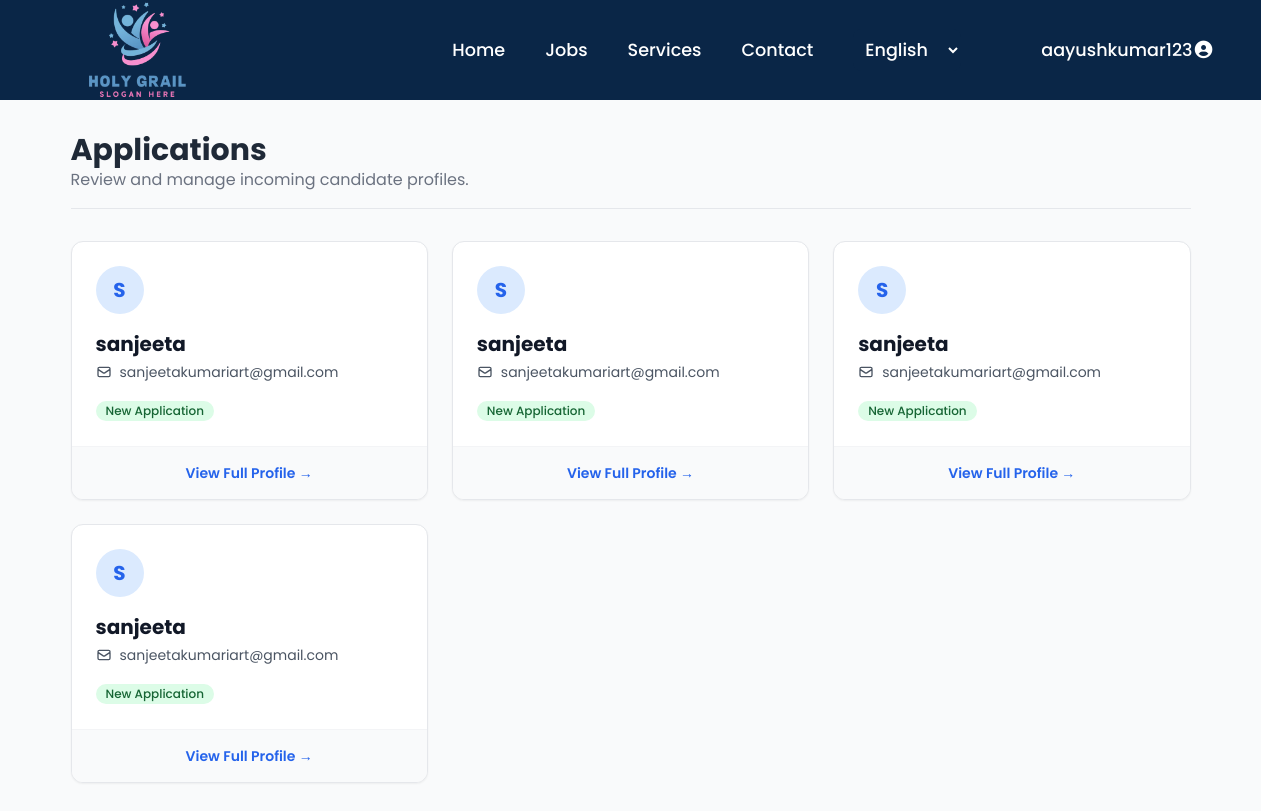
The app's page /candidate/ (signed in) with its own data.
### jobs/models.py (models this page shows, shortened)
class JobApplication(models.Model):
    STATUS_CHOICES = [
        ("applied", "Applied"),
        ("reviewing", "Under Review"),
        ("shortlisted", "Shortlisted"),
        ("rejected", "Rejected"),
        ("hired", "Hired"),
    ]
    job = models.ForeignKey("Job", on_delete=models.CASCADE,related_name="applications")
    applicant = models.ForeignKey(settings.AUTH_USER_MODEL, on_delete=models.CASCADE)
    resume = models.FileField(upload_to="resumes/")
    applied_at = models.DateTimeField(auto_now_add=True)
    cover_letter = models.TextField(blank=True, null=True)
    status = models.CharField(
        max_length=20,
        choices=STATUS_CHOICES,
        default="applied"
    )

### Pages/views.py (the view)
# urls.py: path("candidate/", views.candidate, name="candidate"),
@login_required
def candidate(request):
    applications = JobApplication.objects.all()
    return render(request, "Pages/profile_list.html", {
        "applications": applications
    })

### templates/pages/profile_list.html (shortened to what this page needs)
{% extends "home.html" %}
{% load static %}
{% block body %}
<div class="max-w-6xl mx-auto px-4 py-8">
    <div class="mb-8 border-b border-gray-200 pb-4">
        <h1 class="text-3xl font-bold text-gray-800">Applications</h1>
        <p class="text-gray-500">Review and manage incoming candidate profiles.</p>
    </div>
    <div class="grid grid-cols-1 md:grid-cols-2 lg:grid-cols-3 gap-6">
        {% for app in applications %}
        <div class="group bg-white border border-gray-200 shadow-sm hover:shadow-lg transition-shadow duration-300 rounded-xl overflow-hidden flex flex-col">
            <div class="p-6">
                <div class="w-12 h-12 bg-blue-100 text-blue-600 rounded-full flex items-center justify-center mb-4 font-bold text-xl uppercase">
                    {{ app.applicant.username |slice:":1" }}
                </div>
                <h2 class="text-xl font-bold text-gray-900 mb-1 group-hover:text-blue-600 transition-colors">
                    {{ app.applicant.username  }}
                </h2>
                <p class="text-sm text-gray-600 mb-4 flex items-center">
                    <svg class="w-4 h-4 mr-2" fill="none" stroke="currentColor" viewBox="0 0 24 24"><path stroke-linecap="round" stroke-linejoin="round" stroke-width="2" d="M3 8l7.89 5.26a2 2 0 002.22 0L21 8M5 19h14a2 2 0 002-2V7a2 2 0 00-2-2H5a2 2 0 00-2 2v10a2 2 0 002 2z"></path></svg>
                    {{ app.applicant.email }}
                </p>
                <span class="inline-flex items-center px-2.5 py-0.5 rounded-full text-xs font-medium bg-green-100 text-green-800">
                    New Application
                </span>
            </div>
            <div class="mt-auto bg-gray-50 border-t border-gray-100 p-4">
                <a href="{% url 'Pages:candidate_profile' app.id %}"
                   class="block text-center text-sm font-semibold text-blue-600 hover:text-blue-800 transition-colors">
                    View Full Profile &rarr;
                </a>
            </div>
        </div>
        {% empty %}
        <div class="col-span-full text-center py-20 bg-gray-50 rounded-xl border-2 border-dashed border-gray-300">
            <p class="text-gray-500 italic">No applications found at this time.</p>
        </div>
        {% endfor %}
    </div>
</div>
{% endblock body %}
{% block jsfile %}
<script src="https://cdn.tailwindcss.com"></script>
{% endblock jsfile %}

### templates/home.html (shortened to what this page needs)
{% load static %}
<!DOCTYPE html>
<html lang="en">
  <head>
    {% block csslink %}
      <link rel="stylesheet" href="{%static 'css/style.css' %}">
      <link rel="stylesheet" href="https://cdnjs.cloudflare.com/ajax/libs/font-awesome/7.0.1/css/all.min.css" />
    {% endblock csslink %}
    <script src="https://cdn.tailwindcss.com"></script>
    <link href="https://unpkg.com/boxicons@2.1.4/css/boxicons.min.css" rel="stylesheet" />
  </head>
  <body class="font-poppins relative bg-gray-50">
    <header class="bg-primary sticky top-0 z-50">
      <nav class="max-w-[1200px] mx-auto px-4">
        <div id="navbar" class="flex justify-between items-center h-[100px]">
          {% if user.profile.role == "seeker" %}
            <a href="{% url 'accounts:seeker_dashboard' %}">
              <img
                class="w-[100px] md:w-[180px]"
                src="{% static 'images/logo.png' %}"
                alt="LOGO"
              />
            </a>
          {% else %}
            <a href="{% url 'accounts:provider_dashboard' %}">
              <img
                class="w-[100px] md:w-[180px]"
                src="{% static 'images/logo.png' %}"
                alt="LOGO"
              />
            </a>
          {% endif %}
          <ul
            id="menu"
            class="hidden md:flex items-center list-none space-x-0 md:space-x-10 text-white font-medium text-[1.1rem]"
          >
          {% if user.profile.role == "seeker" %}
          <li>
            <a href="{% url 'accounts:seeker_dashboard' %}" class="hover:text-accent transition-colors"
              >Home</a
            >
          </li>
          {% else %}
          <li>
            <a href="{% url 'accounts:provider_dashboard' %}" class="hover:text-accent transition-colors"
              >Home</a
            >
          </li>
          {% endif %}
            <li class="relative group z-20">
              {% if user.profile.role == "seeker" %}
              <a href="{% url 'jobs:job_list' %}" class="hover:text-accent transition-colors"
                >Jobs</a
              >
              {% else %}
              <a href="{% url 'jobs:recruiter_dashboard' %}" class="hover:text-accent transition-colors"
                >Jobs</a
              >
              {% endif %}
            </li>
            <li class="relative group z-20">
              <a href="{% url 'Pages:services' %}" class="hover:text-accent transition-colors"
                >Services</a
              >
            </li>
            <li class="relative group">
              <a href="{% url 'Pages:contact' %}" class="hover:text-accent transition-colors"
                >Contact</a
              >
            </li>
            <li>
              <select
                title="language"
                class="lang-option bg-primary text-white p-2 rounded-lg border-none outline-none cursor-pointer md:ml-0"
              >
                <option value="English">English</option>
              </select>
            </li>
            <li class="hidden lg:block ml-10 p-0">
              <div class="signin-buttons relative">
                {% if user.is_authenticated %}
                  <div class="d-flex align-items-center gap-3">
                      <li class="relative group z-20">
                        <span  class="hover:text-accent transition-colors"
                          >{{ user.username }}<i class="fa-solid fa-circle-user"></i></
                    </li>
                  </div>
                  {% endif %}
              </div>
            </li>
          </ul>
        </div>
      </nav>
    </header>
{% block body %}{% endblock body %}
{% block jsfile %}
{% endblock jsfile %}
  </body>
</html>

### static/css/style.css (style rules this page uses)
html { scroll-behavior: smooth; }

### records on screen
JobApplication: applicant.username "S", applicant.username "sanjeeta", applicant.email "sanjeetakumariart@gmail.com"
JobApplication: applicant.username "S", applicant.username "sanjeeta", applicant.email "sanjeetakumariart@gmail.com"
JobApplication: applicant.username "S", applicant.username "sanjeeta", applicant.email "sanjeetakumariart@gmail.com"
JobApplication: applicant.username "S", applicant.username "sanjeeta", applicant.email "sanjeetakumariart@gmail.com"

### other values on screen
{{ user.username }} "aayushkumar123"
